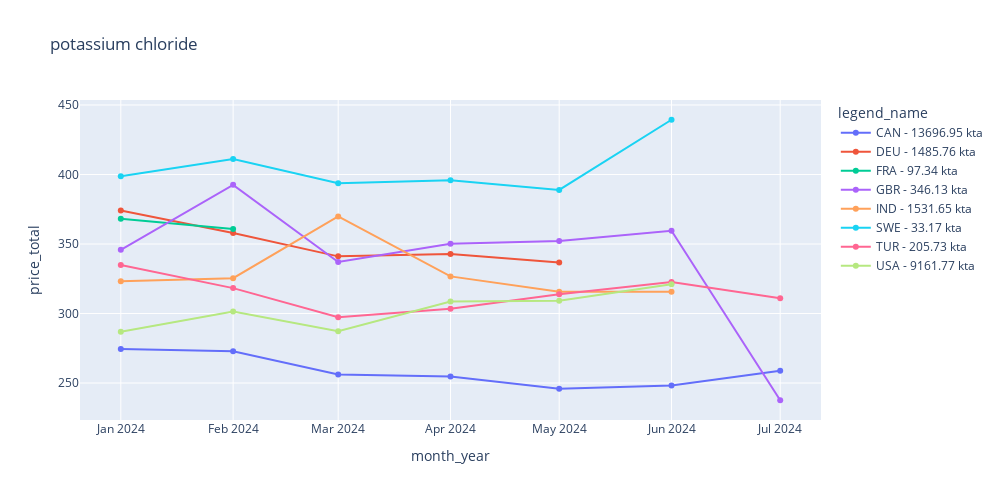
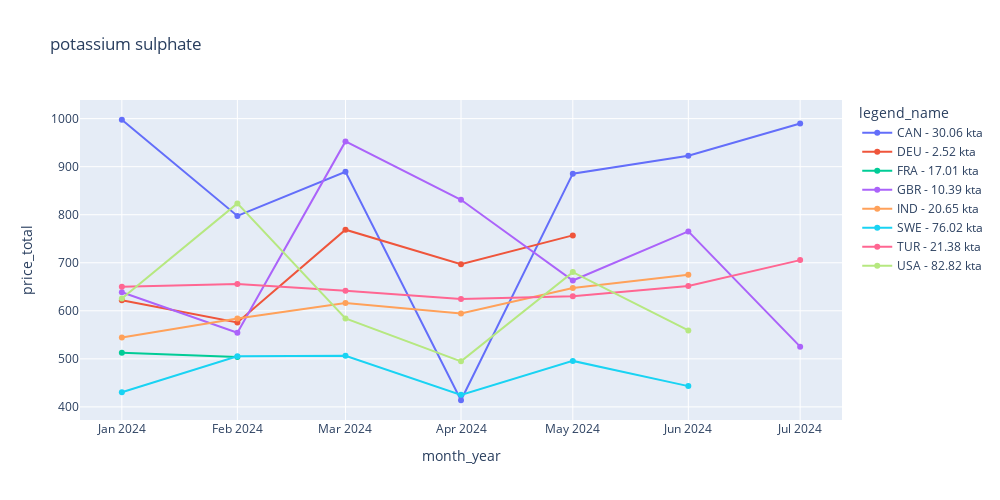
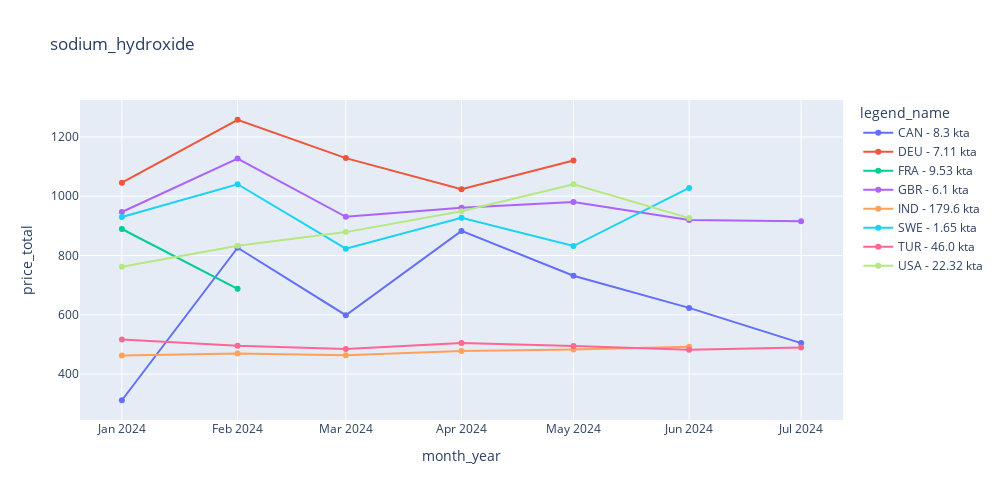
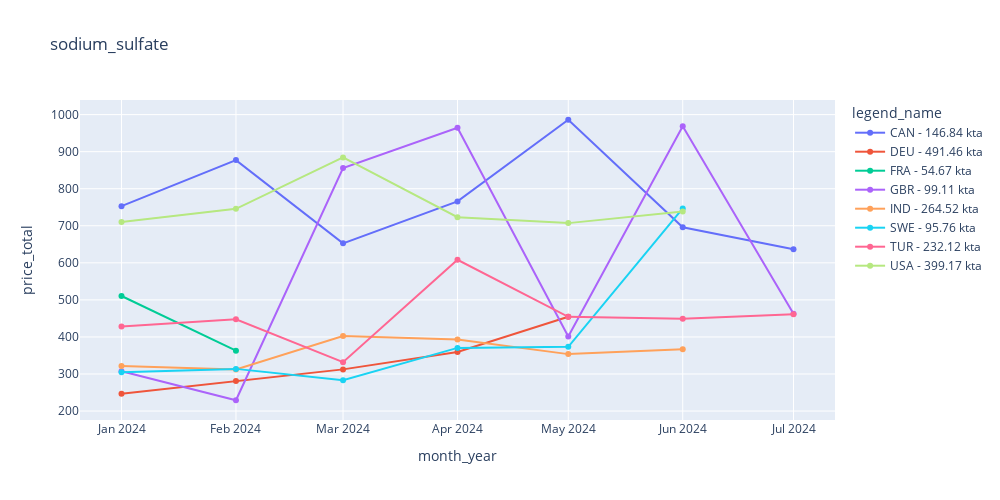

Source (notebook cell) for these figures, in order:
### Code cell
#iso code list
country_code_df = find_country_data.country_codes(filepath='../data/comtrade/iso_country_codes.csv')


#add a month group
df['date'] = pd.to_datetime(df['date'])
# Add month and year columns
df['year'] = df['date'].dt.year
df['month'] = df['date'].dt.month
df['month_year'] = df['date'].dt.to_period('M')

metrics_df = pd.DataFrame()
for group, group_df in df.groupby(by=['month_year','chemical_name','iso']):
    group_names = ['month_year','chemical_name','iso']
    group_data = {
        name : group[i]
        for i, name in enumerate(group_names)
    }

    _df = group_df.copy()
    #remove non country trade partners
    _df = remove_unkown_partners(_df, country_code_df)
    
    _df = get_metrics_df(_df, group_data)
    metrics_df = pd.concat([metrics_df, _df])
metrics_df = metrics_df.reset_index(drop=True)    

display(metrics_df)

for chemical_name in metrics_df['chemical_name'].unique():
    plot_df = metrics_df[metrics_df['chemical_name']==chemical_name].copy()
    #prep for plotting
    plot_df['month_year'] = plot_df['month_year'].astype(str)
    #legend column
    annual_country_mass = plot_df.groupby('iso')['mass_total'].sum().reset_index(name='mass_annual')
    plot_df = plot_df.merge(annual_country_mass, on='iso', how='left')# Then, merge this result back to the original DataFrame

    # sum for the year
    plot_df['tonnes'] = plot_df['mass_annual']/1000
    plot_df['tonnes'] = plot_df['tonnes'].round(decimals=2).astype(str)
    plot_df['legend_name'] = plot_df['iso'].astype(str) + " - " + plot_df['tonnes'] + " kta"

    fig = px.line(
        plot_df, 
        x="month_year", y="price_total", 
        color='legend_name',
        markers=True,
        height=500, width=1000,
        title=chemical_name,
        
    )
    fig.update_traces(marker=dict(size=6, symbol='circle'))
    display(fig)

### Figure 1 — Plotly figure (JSON) as saved in the notebook; plotly's stock layout.template omitted (floating-point values rounded to 4 significant figures)
{"data": [{"hovertemplate": "legend_name=CAN - 13696.95 kta<br>month_year=%{x}<br>price_total=%{y}<extra></extra>", "legendgroup": "CAN - 13696.95 kta", "line": {"color": "#636efa", "dash": "solid"}, "marker": {"size": 6, "symbol": "circle"}, "mode": "lines+markers", "name": "CAN - 13696.95 kta", "orientation": "v", "showlegend": true, "type": "scatter", "x": ["2024-01", "2024-02", "2024-03", "2024-04", "2024-05", "2024-06", "2024-07"], "xaxis": "x", "y": [274.6, 272.9, 256.1, 254.7, 245.9, 248.3, 258.8], "yaxis": "y"}, {"hovertemplate": "legend_name=DEU - 1485.76 kta<br>month_year=%{x}<br>price_total=%{y}<extra></extra>", "legendgroup": "DEU - 1485.76 kta", "line": {"color": "#EF553B", "dash": "solid"}, "marker": {"size": 6, "symbol": "circle"}, "mode": "lines+markers", "name": "DEU - 1485.76 kta", "orientation": "v", "showlegend": true, "type": "scatter", "x": ["2024-01", "2024-02", "2024-03", "2024-04", "2024-05"], "xaxis": "x", "y": [374.1, 358.0, 341.1, 342.8, 336.8], "yaxis": "y"}, {"hovertemplate": "legend_name=FRA - 97.34 kta<br>month_year=%{x}<br>price_total=%{y}<extra></extra>", "legendgroup": "FRA - 97.34 kta", "line": {"color": "#00cc96", "dash": "solid"}, "marker": {"size": 6, "symbol": "circle"}, "mode": "lines+markers", "name": "FRA - 97.34 kta", "orientation": "v", "showlegend": true, "type": "scatter", "x": ["2024-01", "2024-02"], "xaxis": "x", "y": [368.2, 360.8], "yaxis": "y"}, {"hovertemplate": "legend_name=GBR - 346.13 kta<br>month_year=%{x}<br>price_total=%{y}<extra></extra>", "legendgroup": "GBR - 346.13 kta", "line": {"color": "#ab63fa", "dash": "solid"}, "marker": {"size": 6, "symbol": "circle"}, "mode": "lines+markers", "name": "GBR - 346.13 kta", "orientation": "v", "showlegend": true, "type": "scatter", "x": ["2024-01", "2024-02", "2024-03", "2024-04", "2024-05", "2024-06", "2024-07"], "xaxis": "x", "y": [345.8, 392.6, 337.1, 350.2, 352.2, 359.6, 237.6], "yaxis": "y"}, {"hovertemplate": "legend_name=IND - 1531.65 kta<br>month_year=%{x}<br>price_total=%{y}<extra></extra>", "legendgroup": "IND - 1531.65 kta", "line": {"color": "#FFA15A", "dash": "solid"}, "marker": {"size": 6, "symbol": "circle"}, "mode": "lines+markers", "name": "IND - 1531.65 kta", "orientation": "v", "showlegend": true, "type": "scatter", "x": ["2024-01", "2024-02", "2024-03", "2024-04", "2024-05", "2024-06"], "xaxis": "x", "y": [323.2, 325.4, 369.8, 326.7, 315.7, 315.7], "yaxis": "y"}, {"hovertemplate": "legend_name=SWE - 33.17 kta<br>month_year=%{x}<br>price_total=%{y}<extra></extra>", "legendgroup": "SWE - 33.17 kta", "line": {"color": "#19d3f3", "dash": "solid"}, "marker": {"size": 6, "symbol": "circle"}, "mode": "lines+markers", "name": "SWE - 33.17 kta", "orientation": "v", "showlegend": true, "type": "scatter", "x": ["2024-01", "2024-02", "2024-03", "2024-04", "2024-05", "2024-06"], "xaxis": "x", "y": [398.7, 411.2, 393.8, 395.9, 388.9, 439.4], "yaxis": "y"}, {"hovertemplate": "legend_name=TUR - 205.73 kta<br>month_year=%{x}<br>price_total=%{y}<extra></extra>", "legendgroup": "TUR - 205.73 kta", "line": {"color": "#FF6692", "dash": "solid"}, "marker": {"size": 6, "symbol": "circle"}, "mode": "lines+markers", "name": "TUR - 205.73 kta", "orientation": "v", "showlegend": true, "type": "scatter", "x": ["2024-01", "2024-02", "2024-03", "2024-04", "2024-05", "2024-06", "2024-07"], "xaxis": "x", "y": [334.9, 318.3, 297.4, 303.4, 313.8, 322.7, 311.0], "yaxis": "y"}, {"hovertemplate": "legend_name=USA - 9161.77 kta<br>month_year=%{x}<br>price_total=%{y}<extra></extra>", "legendgroup": "USA - 9161.77 kta", "line": {"color": "#B6E880", "dash": "solid"}, "marker": {"size": 6, "symbol": "circle"}, "mode": "lines+markers", "name": "USA - 9161.77 kta", "orientation": "v", "showlegend": true, "type": "scatter", "x": ["2024-01", "2024-02", "2024-03", "2024-04", "2024-05", "2024-06"], "xaxis": "x", "y": [286.9, 301.4, 287.2, 308.6, 309.2, 321.0], "yaxis": "y"}], "layout": {"height": 500, "legend": {"title": {"text": "legend_name"}, "tracegroupgap": 0}, "title": {"text": "potassium chloride"}, "width": 1000, "xaxis": {"anchor": "y", "autorange": true, "domain": [0, 1], "range": ["2023-12-20 17:11:41.2987", "2024-07-12 06:48:18.7013"], "title": {"text": "month_year"}, "type": "date"}, "yaxis": {"anchor": "x", "autorange": true, "domain": [0, 1], "range": [223.4, 453.6], "title": {"text": "price_total"}, "type": "linear"}}}

### Figure 2 — Plotly figure (JSON) as saved in the notebook; plotly's stock layout.template omitted (floating-point values rounded to 4 significant figures)
{"data": [{"hovertemplate": "legend_name=CAN - 30.06 kta<br>month_year=%{x}<br>price_total=%{y}<extra></extra>", "legendgroup": "CAN - 30.06 kta", "line": {"color": "#636efa", "dash": "solid"}, "marker": {"size": 6, "symbol": "circle"}, "mode": "lines+markers", "name": "CAN - 30.06 kta", "orientation": "v", "showlegend": true, "type": "scatter", "x": ["2024-01", "2024-02", "2024-03", "2024-04", "2024-05", "2024-06", "2024-07"], "xaxis": "x", "y": [997.7, 797.4, 889.5, 413.8, 885.5, 922.7, 989.9], "yaxis": "y"}, {"hovertemplate": "legend_name=DEU - 2.52 kta<br>month_year=%{x}<br>price_total=%{y}<extra></extra>", "legendgroup": "DEU - 2.52 kta", "line": {"color": "#EF553B", "dash": "solid"}, "marker": {"size": 6, "symbol": "circle"}, "mode": "lines+markers", "name": "DEU - 2.52 kta", "orientation": "v", "showlegend": true, "type": "scatter", "x": ["2024-01", "2024-02", "2024-03", "2024-04", "2024-05"], "xaxis": "x", "y": [621.9, 575.8, 768.8, 696.8, 757.0], "yaxis": "y"}, {"hovertemplate": "legend_name=FRA - 17.01 kta<br>month_year=%{x}<br>price_total=%{y}<extra></extra>", "legendgroup": "FRA - 17.01 kta", "line": {"color": "#00cc96", "dash": "solid"}, "marker": {"size": 6, "symbol": "circle"}, "mode": "lines+markers", "name": "FRA - 17.01 kta", "orientation": "v", "showlegend": true, "type": "scatter", "x": ["2024-01", "2024-02"], "xaxis": "x", "y": [512.9, 504.0], "yaxis": "y"}, {"hovertemplate": "legend_name=GBR - 10.39 kta<br>month_year=%{x}<br>price_total=%{y}<extra></extra>", "legendgroup": "GBR - 10.39 kta", "line": {"color": "#ab63fa", "dash": "solid"}, "marker": {"size": 6, "symbol": "circle"}, "mode": "lines+markers", "name": "GBR - 10.39 kta", "orientation": "v", "showlegend": true, "type": "scatter", "x": ["2024-01", "2024-02", "2024-03", "2024-04", "2024-05", "2024-06", "2024-07"], "xaxis": "x", "y": [638.5, 554.5, 952.6, 831.1, 663.0, 765.2, 525.4], "yaxis": "y"}, {"hovertemplate": "legend_name=IND - 20.65 kta<br>month_year=%{x}<br>price_total=%{y}<extra></extra>", "legendgroup": "IND - 20.65 kta", "line": {"color": "#FFA15A", "dash": "solid"}, "marker": {"size": 6, "symbol": "circle"}, "mode": "lines+markers", "name": "IND - 20.65 kta", "orientation": "v", "showlegend": true, "type": "scatter", "x": ["2024-01", "2024-02", "2024-03", "2024-04", "2024-05", "2024-06"], "xaxis": "x", "y": [544.6, 584.2, 616.5, 594.5, 647.3, 674.9], "yaxis": "y"}, {"hovertemplate": "legend_name=SWE - 76.02 kta<br>month_year=%{x}<br>price_total=%{y}<extra></extra>", "legendgroup": "SWE - 76.02 kta", "line": {"color": "#19d3f3", "dash": "solid"}, "marker": {"size": 6, "symbol": "circle"}, "mode": "lines+markers", "name": "SWE - 76.02 kta", "orientation": "v", "showlegend": true, "type": "scatter", "x": ["2024-01", "2024-02", "2024-03", "2024-04", "2024-05", "2024-06"], "xaxis": "x", "y": [430.5, 505.3, 506.3, 425.0, 495.7, 443.2], "yaxis": "y"}, {"hovertemplate": "legend_name=TUR - 21.38 kta<br>month_year=%{x}<br>price_total=%{y}<extra></extra>", "legendgroup": "TUR - 21.38 kta", "line": {"color": "#FF6692", "dash": "solid"}, "marker": {"size": 6, "symbol": "circle"}, "mode": "lines+markers", "name": "TUR - 21.38 kta", "orientation": "v", "showlegend": true, "type": "scatter", "x": ["2024-01", "2024-02", "2024-03", "2024-04", "2024-05", "2024-06", "2024-07"], "xaxis": "x", "y": [650.3, 655.9, 641.6, 624.6, 630.5, 651.6, 705.5], "yaxis": "y"}, {"hovertemplate": "legend_name=USA - 82.82 kta<br>month_year=%{x}<br>price_total=%{y}<extra></extra>", "legendgroup": "USA - 82.82 kta", "line": {"color": "#B6E880", "dash": "solid"}, "marker": {"size": 6, "symbol": "circle"}, "mode": "lines+markers", "name": "USA - 82.82 kta", "orientation": "v", "showlegend": true, "type": "scatter", "x": ["2024-01", "2024-02", "2024-03", "2024-04", "2024-05", "2024-06"], "xaxis": "x", "y": [625.5, 823.6, 584.0, 494.8, 680.6, 559.1], "yaxis": "y"}], "layout": {"height": 500, "legend": {"title": {"text": "legend_name"}, "tracegroupgap": 0}, "title": {"text": "potassium sulphate"}, "width": 1000, "xaxis": {"anchor": "y", "autorange": true, "domain": [0, 1], "range": ["2023-12-20 17:59:37.2871", "2024-07-12 06:00:22.7129"], "title": {"text": "month_year"}, "type": "date"}, "yaxis": {"anchor": "x", "autorange": true, "domain": [0, 1], "range": [372.7, 1039.0], "title": {"text": "price_total"}, "type": "linear"}}}

### Figure 3 — Plotly figure (JSON) as saved in the notebook; plotly's stock layout.template omitted (floating-point values rounded to 4 significant figures)
{"data": [{"hovertemplate": "legend_name=CAN - 8.3 kta<br>month_year=%{x}<br>price_total=%{y}<extra></extra>", "legendgroup": "CAN - 8.3 kta", "line": {"color": "#636efa", "dash": "solid"}, "marker": {"size": 6, "symbol": "circle"}, "mode": "lines+markers", "name": "CAN - 8.3 kta", "orientation": "v", "showlegend": true, "type": "scatter", "x": ["2024-01", "2024-02", "2024-03", "2024-04", "2024-05", "2024-06", "2024-07"], "xaxis": "x", "y": [311.6, 826.2, 598.5, 883.0, 731.6, 623.2, 504.3], "yaxis": "y"}, {"hovertemplate": "legend_name=DEU - 7.11 kta<br>month_year=%{x}<br>price_total=%{y}<extra></extra>", "legendgroup": "DEU - 7.11 kta", "line": {"color": "#EF553B", "dash": "solid"}, "marker": {"size": 6, "symbol": "circle"}, "mode": "lines+markers", "name": "DEU - 7.11 kta", "orientation": "v", "showlegend": true, "type": "scatter", "x": ["2024-01", "2024-02", "2024-03", "2024-04", "2024-05"], "xaxis": "x", "y": [1046.0, 1258.0, 1129.0, 1024.0, 1121.0], "yaxis": "y"}, {"hovertemplate": "legend_name=FRA - 9.53 kta<br>month_year=%{x}<br>price_total=%{y}<extra></extra>", "legendgroup": "FRA - 9.53 kta", "line": {"color": "#00cc96", "dash": "solid"}, "marker": {"size": 6, "symbol": "circle"}, "mode": "lines+markers", "name": "FRA - 9.53 kta", "orientation": "v", "showlegend": true, "type": "scatter", "x": ["2024-01", "2024-02"], "xaxis": "x", "y": [889.3, 687.6], "yaxis": "y"}, {"hovertemplate": "legend_name=GBR - 6.1 kta<br>month_year=%{x}<br>price_total=%{y}<extra></extra>", "legendgroup": "GBR - 6.1 kta", "line": {"color": "#ab63fa", "dash": "solid"}, "marker": {"size": 6, "symbol": "circle"}, "mode": "lines+markers", "name": "GBR - 6.1 kta", "orientation": "v", "showlegend": true, "type": "scatter", "x": ["2024-01", "2024-02", "2024-03", "2024-04", "2024-05", "2024-06", "2024-07"], "xaxis": "x", "y": [946.8, 1127.0, 930.6, 960.8, 980.7, 919.6, 915.5], "yaxis": "y"}, {"hovertemplate": "legend_name=IND - 179.6 kta<br>month_year=%{x}<br>price_total=%{y}<extra></extra>", "legendgroup": "IND - 179.6 kta", "line": {"color": "#FFA15A", "dash": "solid"}, "marker": {"size": 6, "symbol": "circle"}, "mode": "lines+markers", "name": "IND - 179.6 kta", "orientation": "v", "showlegend": true, "type": "scatter", "x": ["2024-01", "2024-02", "2024-03", "2024-04", "2024-05", "2024-06"], "xaxis": "x", "y": [462.5, 469.4, 463.1, 477.6, 483.0, 492.1], "yaxis": "y"}, {"hovertemplate": "legend_name=SWE - 1.65 kta<br>month_year=%{x}<br>price_total=%{y}<extra></extra>", "legendgroup": "SWE - 1.65 kta", "line": {"color": "#19d3f3", "dash": "solid"}, "marker": {"size": 6, "symbol": "circle"}, "mode": "lines+markers", "name": "SWE - 1.65 kta", "orientation": "v", "showlegend": true, "type": "scatter", "x": ["2024-01", "2024-02", "2024-03", "2024-04", "2024-05", "2024-06"], "xaxis": "x", "y": [929.9, 1040.0, 823.1, 927.5, 831.8, 1028.0], "yaxis": "y"}, {"hovertemplate": "legend_name=TUR - 46.0 kta<br>month_year=%{x}<br>price_total=%{y}<extra></extra>", "legendgroup": "TUR - 46.0 kta", "line": {"color": "#FF6692", "dash": "solid"}, "marker": {"size": 6, "symbol": "circle"}, "mode": "lines+markers", "name": "TUR - 46.0 kta", "orientation": "v", "showlegend": true, "type": "scatter", "x": ["2024-01", "2024-02", "2024-03", "2024-04", "2024-05", "2024-06", "2024-07"], "xaxis": "x", "y": [516.4, 495.3, 484.7, 504.5, 494.8, 481.7, 489.7], "yaxis": "y"}, {"hovertemplate": "legend_name=USA - 22.32 kta<br>month_year=%{x}<br>price_total=%{y}<extra></extra>", "legendgroup": "USA - 22.32 kta", "line": {"color": "#B6E880", "dash": "solid"}, "marker": {"size": 6, "symbol": "circle"}, "mode": "lines+markers", "name": "USA - 22.32 kta", "orientation": "v", "showlegend": true, "type": "scatter", "x": ["2024-01", "2024-02", "2024-03", "2024-04", "2024-05", "2024-06"], "xaxis": "x", "y": [762.2, 833.1, 878.9, 949.6, 1040.0, 926.1], "yaxis": "y"}], "layout": {"height": 500, "legend": {"title": {"text": "legend_name"}, "tracegroupgap": 0}, "title": {"text": "sodium_hydroxide"}, "width": 1000, "xaxis": {"anchor": "y", "autorange": true, "domain": [0, 1], "range": ["2023-12-20 18:04:02.6966", "2024-07-12 05:55:57.3034"], "title": {"text": "month_year"}, "type": "date"}, "yaxis": {"anchor": "x", "autorange": true, "domain": [0, 1], "range": [244.9, 1325.0], "title": {"text": "price_total"}, "type": "linear"}}}

### Figure 4 — Plotly figure (JSON) as saved in the notebook; plotly's stock layout.template omitted (floating-point values rounded to 4 significant figures)
{"data": [{"hovertemplate": "legend_name=CAN - 146.84 kta<br>month_year=%{x}<br>price_total=%{y}<extra></extra>", "legendgroup": "CAN - 146.84 kta", "line": {"color": "#636efa", "dash": "solid"}, "marker": {"size": 6, "symbol": "circle"}, "mode": "lines+markers", "name": "CAN - 146.84 kta", "orientation": "v", "showlegend": true, "type": "scatter", "x": ["2024-01", "2024-02", "2024-03", "2024-04", "2024-05", "2024-06", "2024-07"], "xaxis": "x", "y": [752.8, 877.2, 652.6, 765.7, 986.1, 696.1, 636.8], "yaxis": "y"}, {"hovertemplate": "legend_name=DEU - 491.46 kta<br>month_year=%{x}<br>price_total=%{y}<extra></extra>", "legendgroup": "DEU - 491.46 kta", "line": {"color": "#EF553B", "dash": "solid"}, "marker": {"size": 6, "symbol": "circle"}, "mode": "lines+markers", "name": "DEU - 491.46 kta", "orientation": "v", "showlegend": true, "type": "scatter", "x": ["2024-01", "2024-02", "2024-03", "2024-04", "2024-05"], "xaxis": "x", "y": [246.4, 281.1, 312.5, 359.5, 454.5], "yaxis": "y"}, {"hovertemplate": "legend_name=FRA - 54.67 kta<br>month_year=%{x}<br>price_total=%{y}<extra></extra>", "legendgroup": "FRA - 54.67 kta", "line": {"color": "#00cc96", "dash": "solid"}, "marker": {"size": 6, "symbol": "circle"}, "mode": "lines+markers", "name": "FRA - 54.67 kta", "orientation": "v", "showlegend": true, "type": "scatter", "x": ["2024-01", "2024-02"], "xaxis": "x", "y": [510.5, 363.1], "yaxis": "y"}, {"hovertemplate": "legend_name=GBR - 99.11 kta<br>month_year=%{x}<br>price_total=%{y}<extra></extra>", "legendgroup": "GBR - 99.11 kta", "line": {"color": "#ab63fa", "dash": "solid"}, "marker": {"size": 6, "symbol": "circle"}, "mode": "lines+markers", "name": "GBR - 99.11 kta", "orientation": "v", "showlegend": true, "type": "scatter", "x": ["2024-01", "2024-02", "2024-03", "2024-04", "2024-05", "2024-06", "2024-07"], "xaxis": "x", "y": [307.3, 229.2, 855.7, 964.6, 401.2, 968.4, 462.4], "yaxis": "y"}, {"hovertemplate": "legend_name=IND - 264.52 kta<br>month_year=%{x}<br>price_total=%{y}<extra></extra>", "legendgroup": "IND - 264.52 kta", "line": {"color": "#FFA15A", "dash": "solid"}, "marker": {"size": 6, "symbol": "circle"}, "mode": "lines+markers", "name": "IND - 264.52 kta", "orientation": "v", "showlegend": true, "type": "scatter", "x": ["2024-01", "2024-02", "2024-03", "2024-04", "2024-05", "2024-06"], "xaxis": "x", "y": [321.3, 312.3, 402.5, 393.2, 353.7, 366.8], "yaxis": "y"}, {"hovertemplate": "legend_name=SWE - 95.76 kta<br>month_year=%{x}<br>price_total=%{y}<extra></extra>", "legendgroup": "SWE - 95.76 kta", "line": {"color": "#19d3f3", "dash": "solid"}, "marker": {"size": 6, "symbol": "circle"}, "mode": "lines+markers", "name": "SWE - 95.76 kta", "orientation": "v", "showlegend": true, "type": "scatter", "x": ["2024-01", "2024-02", "2024-03", "2024-04", "2024-05", "2024-06"], "xaxis": "x", "y": [304.5, 313.9, 283.3, 370.5, 373.2, 746.7], "yaxis": "y"}, {"hovertemplate": "legend_name=TUR - 232.12 kta<br>month_year=%{x}<br>price_total=%{y}<extra></extra>", "legendgroup": "TUR - 232.12 kta", "line": {"color": "#FF6692", "dash": "solid"}, "marker": {"size": 6, "symbol": "circle"}, "mode": "lines+markers", "name": "TUR - 232.12 kta", "orientation": "v", "showlegend": true, "type": "scatter", "x": ["2024-01", "2024-02", "2024-03", "2024-04", "2024-05", "2024-06", "2024-07"], "xaxis": "x", "y": [428.0, 447.7, 332.0, 608.3, 454.3, 448.8, 461.1], "yaxis": "y"}, {"hovertemplate": "legend_name=USA - 399.17 kta<br>month_year=%{x}<br>price_total=%{y}<extra></extra>", "legendgroup": "USA - 399.17 kta", "line": {"color": "#B6E880", "dash": "solid"}, "marker": {"size": 6, "symbol": "circle"}, "mode": "lines+markers", "name": "USA - 399.17 kta", "orientation": "v", "showlegend": true, "type": "scatter", "x": ["2024-01", "2024-02", "2024-03", "2024-04", "2024-05", "2024-06"], "xaxis": "x", "y": [709.9, 745.6, 884.4, 723.1, 707.2, 738.6], "yaxis": "y"}], "layout": {"height": 500, "legend": {"title": {"text": "legend_name"}, "tracegroupgap": 0}, "title": {"text": "sodium_sulfate"}, "width": 1000, "xaxis": {"anchor": "y", "autorange": true, "domain": [0, 1], "range": ["2023-12-20 17:46:12.3762", "2024-07-12 06:13:47.6238"], "title": {"text": "month_year"}, "type": "date"}, "yaxis": {"anchor": "x", "autorange": true, "domain": [0, 1], "range": [175.9, 1039.0], "title": {"text": "price_total"}, "type": "linear"}}}
